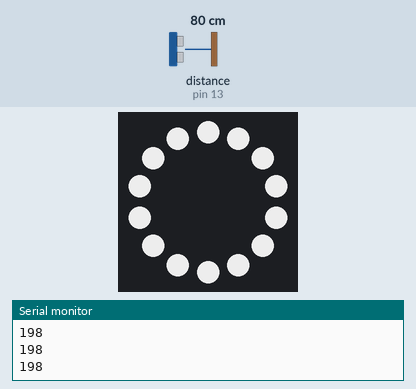
A sketch run on a simulated Arduino Uno, built with avr-gcc and run on an emulated ATmega328P. On the bench: 14 RGB LEDs in a ring, first at the top, clockwise, the last lines printed to the serial monitor. The test bench sets the inputs (shaded band); at power-on: distance to the obstacle (sensor on pin 13) 80 cm. The echo pulse lasts 58.3 µs per cm; dim RGB values are drawn brighter than linear.

Above: at 1.2 s.
1.3 s: distance to the obstacle (sensor on pin 13) set to 2 cm
At 1.8 s:
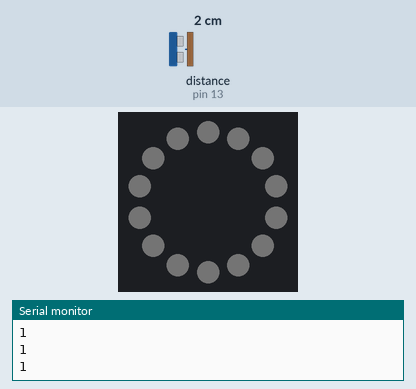
2.8 s: distance to the obstacle (sensor on pin 13) set to 18 cm
4.3 s: distance to the obstacle (sensor on pin 13) set to 35 cm
Timing chart, 0 to 7.3 s (numbered marks = the images above; inputs shaded):
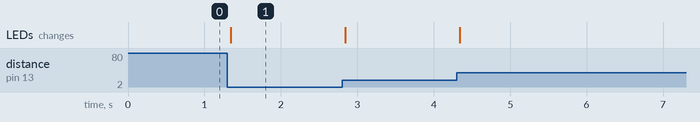

The sketch:

PixelSensorBrightness.ino
```cpp
/*
   PixelSensorBrightness

   Control the brightness of leds with an ultrasound sensor if the distance detected is between 10 cm and 100 cm

*/
//==========================================================================================
#include <Adafruit_NeoPixel.h>
#include <Ultrasonic.h>
//==========================================================================================
int pixelNumber  = 14;
int pixelDataPin =  9;
uint32_t pixelColour = 0xFFFFFF; // RGB Value
int brightness = 0;
//==========================================================================================
uint16_t pixelType = NEO_GRB + NEO_KHZ800; // type should always be this for your NeoPixels
Adafruit_NeoPixel pixelRing = Adafruit_NeoPixel(pixelNumber, pixelDataPin, pixelType);
//==========================================================================================
int trigPin = 12;
int echoPin = 13;
Ultrasonic ultrasonic(trigPin, echoPin);
//==========================================================================================
void setup()
{
  pixelRing.begin();
  pixelRing.fill(pixelColour, 0, pixelRing.numPixels());
  //  pixelRing.show();
  Serial.begin(9600);
}
//==========================================================================================
void loop()
{
  int distance = ultrasonic.read();

    brightness = constrain(map(distance, 10, 100, 1, 255), 1, 255);

  Serial.println(brightness);
  pixelRing.setBrightness(brightness);
  pixelRing.show();
  delay(40);
}
//==========================================================================================
```

Measured:
- after the input at 1.3 s, the LEDs: change after 0.05 s (image 1)
